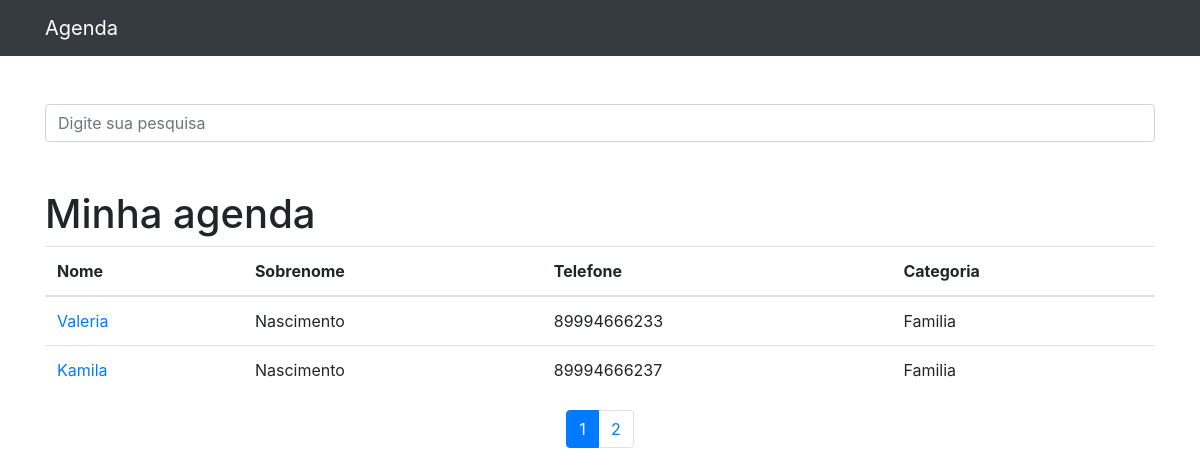
The app's page /, older data.
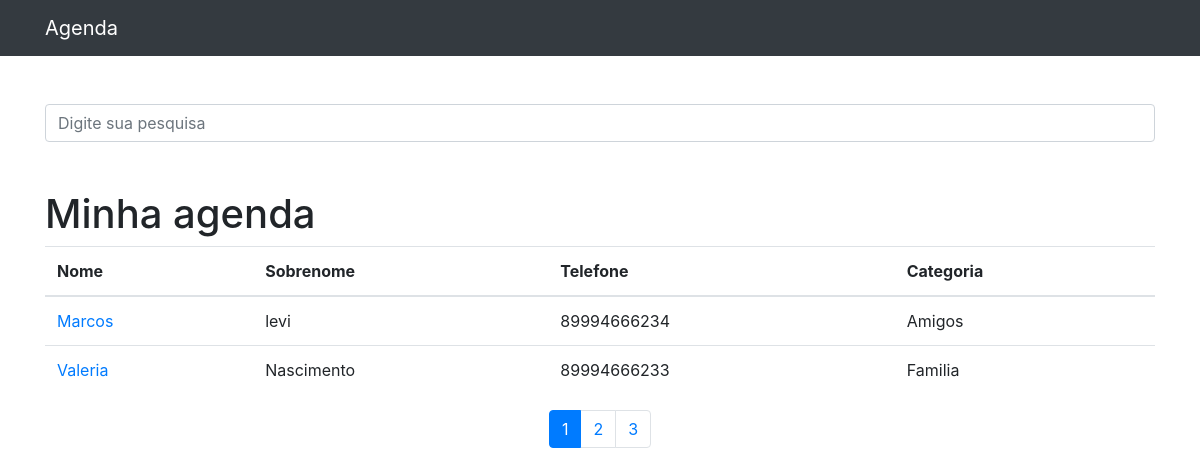
The same page, newer data.
### contatos/models.py (models this page shows)
class Contato(models.Model):
    nome = models.CharField(max_length= 255)
    sobrenome = models.CharField(max_length= 255, blank = True)
    telefone = models.CharField(max_length= 255)
    email = models.CharField(max_length= 255, blank = True)
    data_criacao = models.DateTimeField(default = timezone.now)
    descricao = models.TextField(blank= True)
    categoria = models.ForeignKey(Categoria, on_delete= models.DO_NOTHING)
    mostrar = models.BooleanField(default=True)
    foto= models.ImageField(blank=True, upload_to='fotos/%Y/%m/%d')

class Categoria(models.Model):
    nome = models.CharField(max_length= 255)
    def __str__(self):
        return self.nome

### contatos/views.py (the view)
# urls.py: path('', views.index, name='index'),
def index(request):
    contatos = Contato.objects.order_by('-id').filter(
        mostrar=True
    )
    paginator = Paginator(contatos, 2)
    page = request.GET.get('p')
    contatos = paginator.get_page(page)
    return render(request, 'contatos/index.html',{
        'contatos': contatos
    })

### contatos/templates/contatos/index.html
{% extends 'base.html'%}
{%block conteudo %}
<h1 class="mt-5">Minha agenda</h1>
        <table class="table">
          <thead>
            <tr>
              <th>Nome</th>
              <th>Sobrenome</th>
              <th>Telefone</th>
              <th>Categoria</th>
            </tr>
          </thead>
          <tbody>
            {% for contato in contatos%}
                <tr>
                  <td>
                    <a href="{% url 'ver_contato' contato.id %}"> {{ contato.nome}} </a>
                  </td>
                  <td>{{ contato.sobrenome}}</td>
                  <td>{{ contato.telefone}}</td>
                  <td>{{ contato.categoria}}</td>
                </tr>
            {% endfor%}
                </tbody>
              </table>
              <nav aria-label="Page navigation example">
                <ul class="pagination justify-content-center">
                  {% for pagina in contatos.paginator.page_range%}
                    {% if contatos.number == pagina %}
                      <li class="page-item active">
                        <a class="page-link" href="?p={{ pagina }}&termo={{ request.GET.termo }}">{{ pagina }}</a>
                      </li>
                    {% else %}
                      <li class="page-item ">
                        <a class="page-link" href="?p={{ pagina }}&termo={{ request.GET.termo }}">{{ pagina }}</a>
                      </li>
                    {% endif %}
                  {% endfor %}
                </ul>
              </nav>
{%endblock %}

Row changes from the older to the newer data that the page shows:
no longer on this page (row unchanged): Contato: nome "Kamila", sobrenome "Nascimento", telefone "89994666237", categoria "Familia"
now on this page (row edited): Contato: nome "Marcos", sobrenome "levi", telefone "89994666234", categoria "Amigos"
Text that changed along with them:
new list line: "3"
